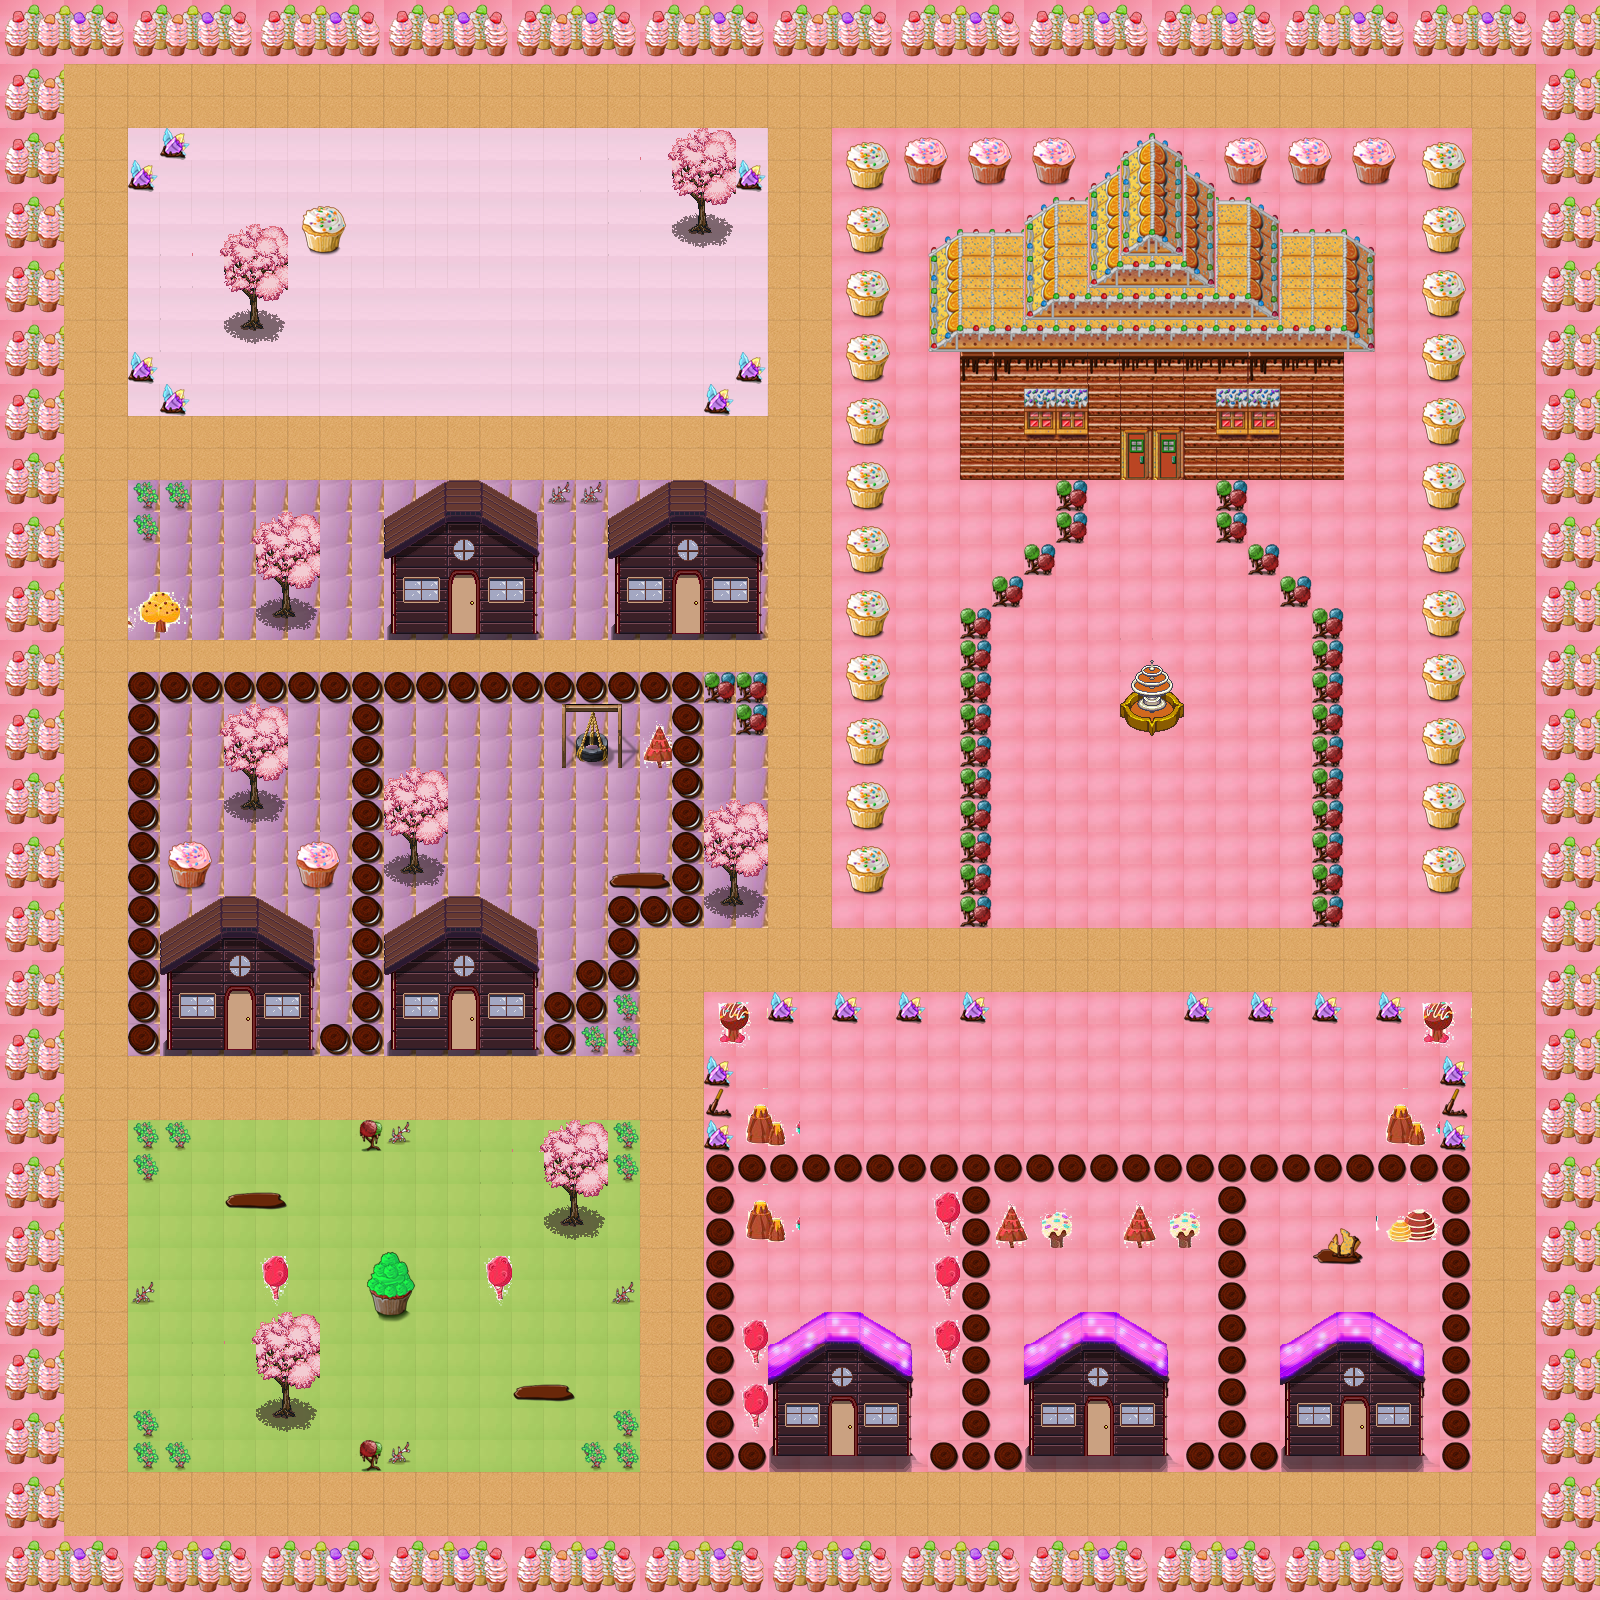

A 2D game scene composited from a Tiled map and its tileset images. What follows is a short description and the map's XML, with each tile layer's data collapsed to a summary:
An orthogonal 50x50 tile map with 32x32 px tiles, 2 tile layers (Tile Layer 1, CollisionLayer), 9 tilesets.

<map version="1.2" tiledversion="1.2.0" orientation="orthogonal" renderorder="right-down" width="50" height="50" tilewidth="32" tileheight="32" infinite="0" nextlayerid="4" nextobjectid="1">
 <tileset firstgid="1" source="CandyLand/CandyGrass.tsx" />
 <tileset firstgid="197" source="CandyLandTiles2.tsx" />
 <tileset firstgid="357" source="CandyLand/house1.tsx" />
 <tileset firstgid="387" source="CandyLand/candy.tsx" />
 <tileset firstgid="441" source="decoration_medieval/decoration_medieval/pinkhouse.tsx" />
 <tileset firstgid="471" source="decoration_medieval/decoration_medieval/pinktree.tsx" />
 <tileset firstgid="615" source="Tiles5.tsx" />
 <tileset firstgid="1105" source="CandyLand/ChocolateFountain.tsx" />
 <tileset firstgid="1106" source="playground.tsx" />
 <layer id="1" name="Tile Layer 1" width="50" height="50">
  <data>[2500 cells, 2498 non-empty, 10 distinct tile ids]</data>
 </layer>
 <layer id="2" name="CollisionLayer" width="50" height="50">
  <data>[2500 cells, 2463 non-empty, 146 distinct tile ids]</data>
 </layer>
</map>
